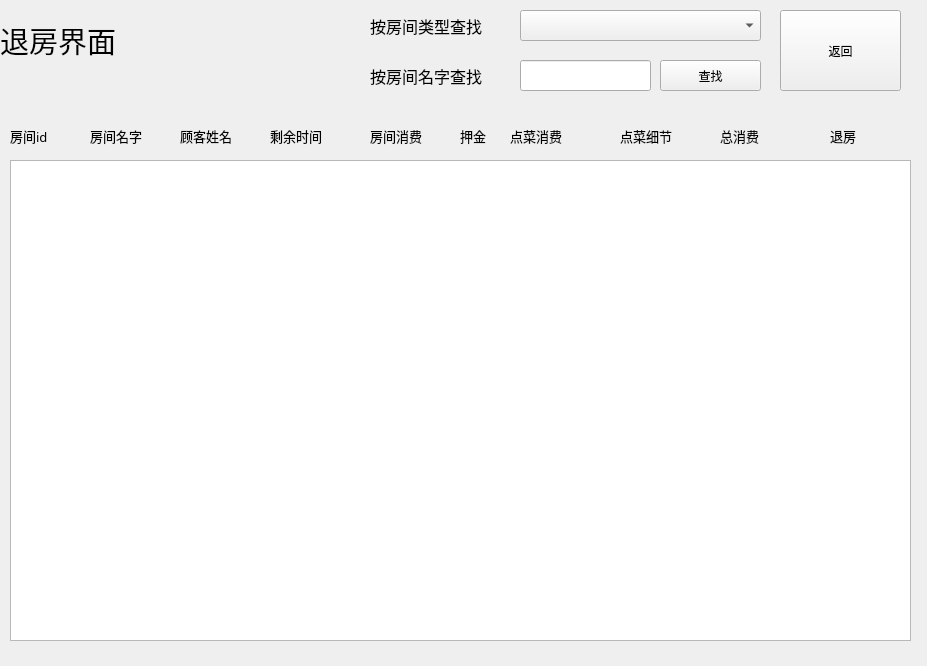
<?xml version="1.0" encoding="UTF-8"?>
<ui version="4.0">
 <class>CheckOut</class>
 <widget class="QWidget" name="CheckOut">
  <property name="geometry">
   <rect>
    <x>0</x>
    <y>0</y>
    <width>927</width>
    <height>666</height>
   </rect>
  </property>
  <property name="windowTitle">
   <string>Form</string>
  </property>
  <widget class="QLabel" name="label">
   <property name="geometry">
    <rect>
     <x>370</x>
     <y>10</y>
     <width>151</width>
     <height>31</height>
    </rect>
   </property>
   <property name="font">
    <font>
     <family>楷体</family>
     <pointsize>12</pointsize>
    </font>
   </property>
   <property name="text">
    <string>按房间类型查找</string>
   </property>
  </widget>
  <widget class="QComboBox" name="comboBox_roomtype">
   <property name="geometry">
    <rect>
     <x>520</x>
     <y>10</y>
     <width>241</width>
     <height>31</height>
    </rect>
   </property>
  </widget>
  <widget class="QLabel" name="label_2">
   <property name="geometry">
    <rect>
     <x>370</x>
     <y>60</y>
     <width>151</width>
     <height>31</height>
    </rect>
   </property>
   <property name="font">
    <font>
     <family>楷体</family>
     <pointsize>12</pointsize>
    </font>
   </property>
   <property name="text">
    <string>按房间名字查找</string>
   </property>
  </widget>
  <widget class="QLineEdit" name="lineEdit_roomid">
   <property name="geometry">
    <rect>
     <x>520</x>
     <y>60</y>
     <width>131</width>
     <height>31</height>
    </rect>
   </property>
  </widget>
  <widget class="QPushButton" name="PB_search">
   <property name="geometry">
    <rect>
     <x>660</x>
     <y>60</y>
     <width>101</width>
     <height>31</height>
    </rect>
   </property>
   <property name="text">
    <string>查找</string>
   </property>
  </widget>
  <widget class="QListWidget" name="listWidget">
   <property name="geometry">
    <rect>
     <x>10</x>
     <y>160</y>
     <width>901</width>
     <height>481</height>
    </rect>
   </property>
  </widget>
  <widget class="QLabel" name="label_title">
   <property name="geometry">
    <rect>
     <x>0</x>
     <y>0</y>
     <width>351</width>
     <height>81</height>
    </rect>
   </property>
   <property name="font">
    <font>
     <family>楷体</family>
     <pointsize>22</pointsize>
    </font>
   </property>
   <property name="text">
    <string>退房界面</string>
   </property>
  </widget>
  <widget class="QPushButton" name="pb_back">
   <property name="geometry">
    <rect>
     <x>780</x>
     <y>10</y>
     <width>121</width>
     <height>81</height>
    </rect>
   </property>
   <property name="text">
    <string>返回</string>
   </property>
  </widget>
  <widget class="QLabel" name="label_3">
   <property name="geometry">
    <rect>
     <x>10</x>
     <y>120</y>
     <width>81</width>
     <height>31</height>
    </rect>
   </property>
   <property name="font">
    <font>
     <family>黑体</family>
     <pointsize>10</pointsize>
    </font>
   </property>
   <property name="text">
    <string>房间id</string>
   </property>
  </widget>
  <widget class="QLabel" name="label_4">
   <property name="geometry">
    <rect>
     <x>90</x>
     <y>120</y>
     <width>81</width>
     <height>31</height>
    </rect>
   </property>
   <property name="font">
    <font>
     <family>黑体</family>
     <pointsize>10</pointsize>
    </font>
   </property>
   <property name="text">
    <string>房间名字</string>
   </property>
  </widget>
  <widget class="QLabel" name="label_5">
   <property name="geometry">
    <rect>
     <x>180</x>
     <y>120</y>
     <width>71</width>
     <height>31</height>
    </rect>
   </property>
   <property name="font">
    <font>
     <family>黑体</family>
     <pointsize>10</pointsize>
    </font>
   </property>
   <property name="text">
    <string>顾客姓名</string>
   </property>
  </widget>
  <widget class="QLabel" name="label_6">
   <property name="geometry">
    <rect>
     <x>270</x>
     <y>120</y>
     <width>91</width>
     <height>31</height>
    </rect>
   </property>
   <property name="font">
    <font>
     <family>黑体</family>
     <pointsize>10</pointsize>
    </font>
   </property>
   <property name="text">
    <string>剩余时间</string>
   </property>
  </widget>
  <widget class="QLabel" name="label_7">
   <property name="geometry">
    <rect>
     <x>370</x>
     <y>120</y>
     <width>81</width>
     <height>31</height>
    </rect>
   </property>
   <property name="font">
    <font>
     <family>黑体</family>
     <pointsize>10</pointsize>
    </font>
   </property>
   <property name="text">
    <string>房间消费</string>
   </property>
  </widget>
  <widget class="QLabel" name="label_8">
   <property name="geometry">
    <rect>
     <x>460</x>
     <y>120</y>
     <width>61</width>
     <height>31</height>
    </rect>
   </property>
   <property name="font">
    <font>
     <family>黑体</family>
     <pointsize>10</pointsize>
    </font>
   </property>
   <property name="text">
    <string>押金</string>
   </property>
  </widget>
  <widget class="QLabel" name="label_9">
   <property name="geometry">
    <rect>
     <x>510</x>
     <y>120</y>
     <width>91</width>
     <height>31</height>
    </rect>
   </property>
   <property name="font">
    <font>
     <family>黑体</family>
     <pointsize>10</pointsize>
    </font>
   </property>
   <property name="text">
    <string>点菜消费</string>
   </property>
  </widget>
  <widget class="QLabel" name="label_11">
   <property name="geometry">
    <rect>
     <x>620</x>
     <y>120</y>
     <width>91</width>
     <height>31</height>
    </rect>
   </property>
   <property name="font">
    <font>
     <family>黑体</family>
     <pointsize>10</pointsize>
    </font>
   </property>
   <property name="text">
    <string>点菜细节</string>
   </property>
  </widget>
  <widget class="QLabel" name="label_12">
   <property name="geometry">
    <rect>
     <x>720</x>
     <y>120</y>
     <width>91</width>
     <height>31</height>
    </rect>
   </property>
   <property name="font">
    <font>
     <family>黑体</family>
     <pointsize>10</pointsize>
    </font>
   </property>
   <property name="text">
    <string>总消费</string>
   </property>
  </widget>
  <widget class="QLabel" name="label_13">
   <property name="geometry">
    <rect>
     <x>830</x>
     <y>120</y>
     <width>91</width>
     <height>31</height>
    </rect>
   </property>
   <property name="font">
    <font>
     <family>黑体</family>
     <pointsize>10</pointsize>
    </font>
   </property>
   <property name="text">
    <string>退房</string>
   </property>
  </widget>
 </widget>
 <resources/>
 <connections/>
</ui>
